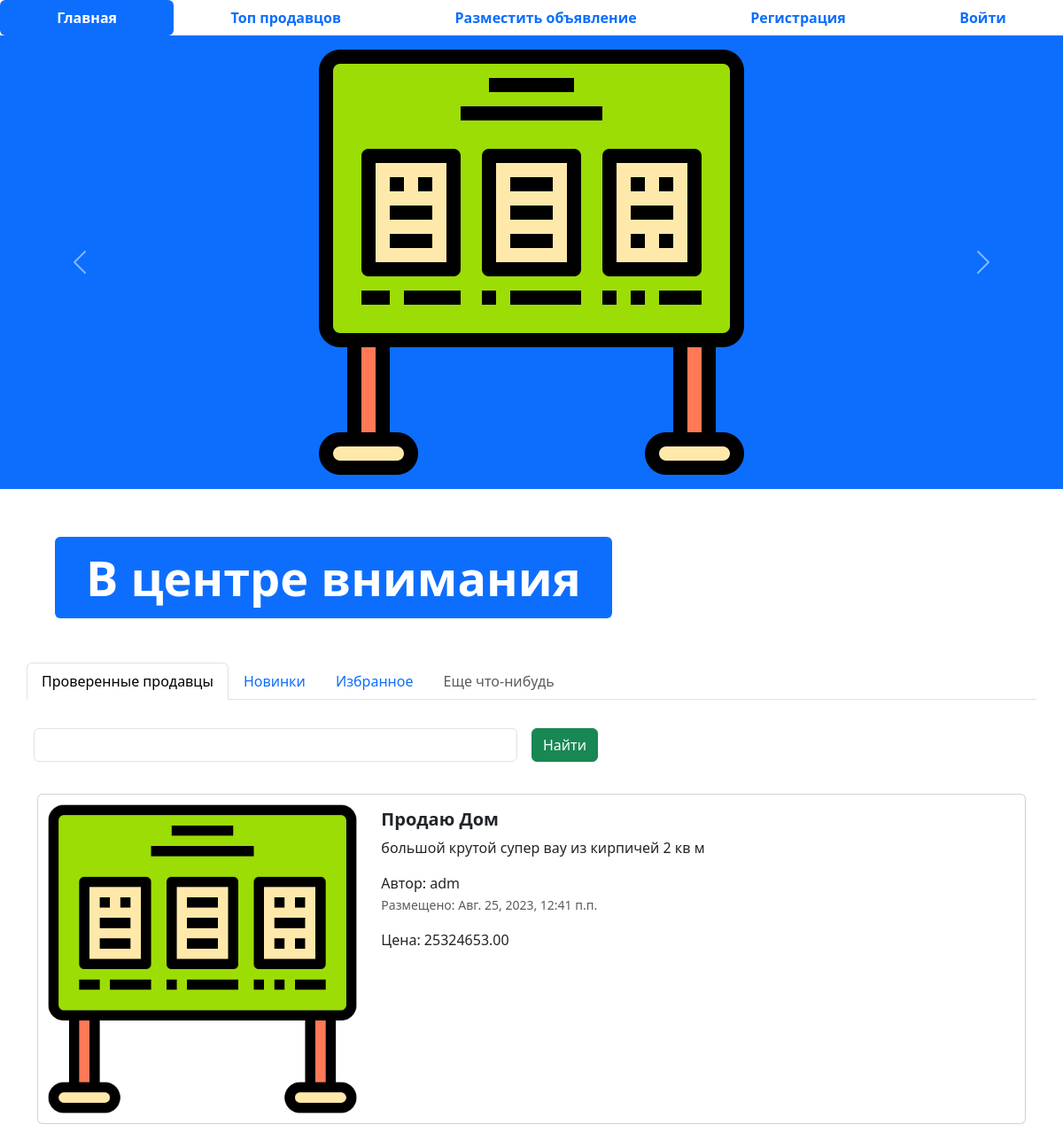
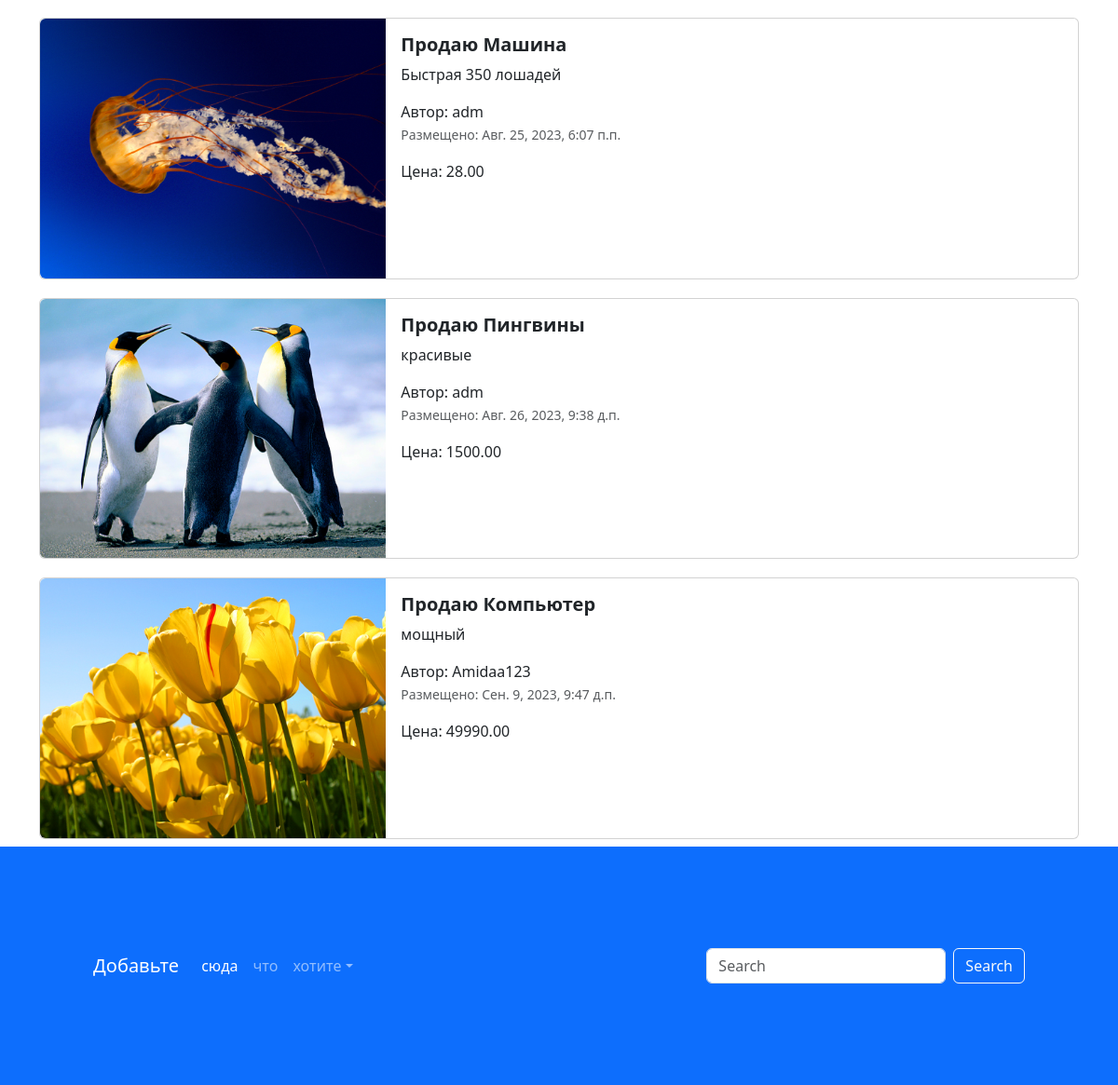
The page / on the database its author committed (2 pictures, top to bottom).
### app_advertisement/models.py (models this page shows, shortened)
class Advertisement(models.Model):
    title = models.CharField(
        max_length=80,
        verbose_name="Название"
    )
    description = models.TextField(
        verbose_name="Описание"
    )
    price = models.DecimalField(
        max_digits=10,
        decimal_places=2,
        verbose_name="Цена"
    )
    auction = models.BooleanField(
        verbose_name="Торг",
        default=False
    )
    created_at = models.DateTimeField(
        auto_now_add=True,
        verbose_name="Дата публикации"
    )
    updated_at = models.DateTimeField(
        auto_now=True,
        verbose_name="Дата редактирования"
    )
    user = models.ForeignKey(
        User,
        verbose_name="Пользователь",
        on_delete=models.CASCADE
    )
    image = models.ImageField(
        verbose_name="Изображение",
        upload_to="advertisements/",
        null = True,
        blank = True
    )
    def get_absolute_url(self):
        return reverse("advert", kwargs={"pk": self.pk})
    class Meta:
        db_table = "advertisement"

### app_advertisement/views.py (the view)
# urls.py: path("", index, name='main-page'),
def index(request):
    title = request.GET.get("query")
    if title:
        advertisements = Advertisement.objects.filter(title__iexact=title)
    else:
        advertisements = Advertisement.objects.all()
    context = {"advertisements": advertisements}
    return render(request, "app_advertisement/index.html", context=context)

### templates/app_advertisement/index.html (shortened to what this page needs)
{% extends 'base.html' %}
{% load static %}
{% block content %}
<ul class="nav nav-pills sticky-top bg-white nav-fill">
  <li class="nav-item">
    <a class="nav-link active" aria-current="page" href="{% url 'main-page' %}">
      <span style="font-weight: bold;">Главная</span>
    </a>
  </li>
  <li class="nav-item">
    <a class="nav-link" href="{% url 'top-sellers' %}"><span style="font-weight: bold;">Топ продавцов</span>
    </a>
  </li>
  <li class="nav-item">
    <a class="nav-link" href="{% url 'adv-post' %}">
      <span style="font-weight: bold;">Разместить объявление</span>
    </a>
  </li>
  {% if user.is_authenticated %}
  <li class="nav-item">
    <a class="nav-link" href="{% url 'profile' %}">
      <span style="font-weight: bold;">Профиль</span>
    </a>
  </li>
  <li class="nav-item">
    <a class="nav-link" href="{% url 'logout' %}">
      <span style="font-weight: bold;">Выйти</span>
    </a>
  </li>
  {% else %}
  <li class="nav-item">
    <a class="nav-link" href="{% url 'register' %}">
      <span style="font-weight: bold;">Регистрация</span>
    </a>
  </li>
  <li class="nav-item">
    <a class="nav-link" href="{% url 'login' %}">
      <span style="font-weight: bold;">Войти</span>
    </a>
  </li>
  {% endif %}
</ul>
<div id="carouselExampleControls" class="carousel slide bg-primary" data-bs-ride="carousel">
  <div class="carousel-inner">
    <div class="carousel-item active">
      <img src="{% static 'img/doska.png' %}" class="mx-auto d-block w-33" alt="...">
    </div>
  </div>
  <button class="carousel-control-prev" type="button" data-bs-target="#carouselExampleControls" data-bs-slide="prev">
    <span class="carousel-control-prev-icon" aria-hidden="true"></span>
  </button>
  <button class="carousel-control-next" type="button" data-bs-target="#carouselExampleControls" data-bs-slide="next">
    <span class="carousel-control-next-icon" aria-hidden="true"></span>
  </button>
</div>
<div class="container" style="margin: 50px;">
  <div class="display-2">
    <span class="badge bg-primary">В центре внимания</span>
  </div>
</div>
<div class="container">
  <div class="row">
    <ul class="nav nav-tabs bg-white">
      <li class="nav-item">
        <a class="nav-link active" aria-current="page" href="#">Проверенные продавцы</a>
      </li>
      <li class="nav-item">
        <a class="nav-link" href="#">Новинки</a>
      </li>
      <li class="nav-item">
        <a class="nav-link" href="#">Избранное</a>
      </li>
      <li class="nav-item">
        <a class="nav-link disabled" href="#" tabindex="-1" aria-disabled="true">Еще что-нибудь</a>
      </li>
    </ul>
    <form class="row g-3" method="get">
      <div class="col-auto w-50">
        <input name="query" value="{% if title %} {{title}} {% endif %}" type="text" class="form-control">
      </div>
      <div class="col-auto">
        <button type="submit" class="btn btn-success mb-3">Найти</button>
      </div>
    </form>
  </div>
  {% for adv in advertisements %}
  <div class="col">
    <div class="card mb-2" style="max-width: 1200px; margin-top: 20px;">
      <div class="row g-0">
        <div class="col-md-4">
          <a href="{{ adv.get_absolute_url }}" class="nav-link">
            <img src="{% if adv.image %} {{ adv.image.url }} {% else %} {% static 'img/doska.png' %} {% endif %}" class="img-fluid rounded-start" alt="Card title">
          </a>
        </div>
        <div class="col-md-8">
          <div class="card-body">
            <h5 class="card-title">
              <a href="{{ adv.get_absolute_url }}" class="nav-link"><strong>Продаю {{adv.title}}</strong></a>
            </h5>
            <a href="{{ adv.get_absolute_url }}" class="nav-link">
              <p class="card-text">
                {{ adv.description }}
              </p>
              <span>Автор: {{ adv.user }}</span>
              <p class="card-text"><small class="text-muted">Размещено: {{ adv.created_at }}</small></p>
              <span>Цена: {{ adv.price }}</span>
            </a>
          </div>
        </div>
      </div>
    </div>
  </div>
  {% endfor %}
</div>
<footer style="padding: 100px;" class="bg-primary">
  <nav class="navbar navbar-expand-sm navbar-dark">
    <a class="navbar-brand" href="#">Добавьте</a>
    <div class="collapse navbar-collapse" id="collapsibleNavId">
      <ul class="navbar-nav me-auto mt-2 mt-lg-0">
        <li class="nav-item">
          <a class="nav-link active" href="#" aria-current="page">сюда</a>
        </li>
        <li class="nav-item">
          <a class="nav-link" href="#">что</a>
        </li>
        <li class="nav-item dropdown">
          <a class="nav-link dropdown-toggle" href="#" id="dropdownId" data-bs-toggle="dropdown" aria-haspopup="true"
             aria-expanded="false">хотите</a>
        </li>
      </ul>
      <form class="d-flex my-2 my-lg-0">
        <input class="form-control me-sm-2" type="text" placeholder="Search">
        <button class="btn btn-outline-light my-2 my-sm-0" type="submit">Search</button>
      </form>
    </div>
  </nav>
</footer>
{% endblock %}

### templates/base.html (shortened to what this page needs)
{% load static %}
<!DOCTYPE html>
<html lang="en">
<head>
  <link href="{% static 'css/bootstrap.min.css' %}" rel="stylesheet">
  <link rel="stylesheet" href="{% static 'css/fontello.css' %}">
</head>
<body>
{% block content %}{% endblock %}
</body>
</html>

### rows shown on the page
Advertisement: title "Дом", description "большой крутой супер вау из кирпичей 2 кв м", user "adm", created_at "Авг. 25, 2023, 12:41 п.п.", price "25324653.00"
Advertisement: image (picture), title "Машина", description "Быстрая 350 лошадей", user "adm", created_at "Авг. 25, 2023, 6:07 п.п.", price "28.00"
Advertisement: image (picture), title "Пингвины", description "красивые", user "adm", created_at "Авг. 26, 2023, 9:38 д.п.", price "1500.00"
Advertisement: image (picture), title "Компьютер", description "мощный", user "Amidaa123", created_at "Сен. 9, 2023, 9:47 д.п.", price "49990.00"
